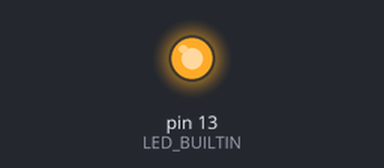
The sketch below on a simulated Arduino Uno, built with avr-gcc and run on an emulated ATmega328P. On the bench: output pins drawn as LEDs (lit = HIGH).

Above: at 0.4 s.
At 8.8 s:
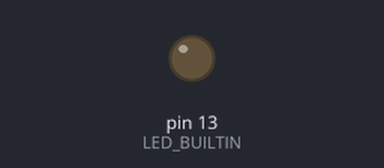
Timing chart, 0 to 13.7 s (numbered marks = the images above):
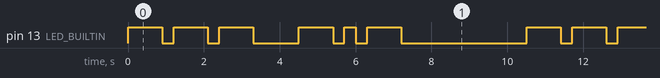

Measured:
- by itself, pin 13 (LED_BUILTIN): repeats every 10.5 s: 2 × (LOW 0.30 s, HIGH 0.90 s), LOW 1.2 s, HIGH 0.90 s, LOW 0.30 s, HIGH 0.30 s, LOW 0.30 s, HIGH 0.90 s, LOW 3.3 s, HIGH 0.90 s
- by itself, everything shown: repeats every 10.5 s, in 12 steps

The sketch:

CodeMorse.ino
```cpp
#include "LettreMorse.h"

Traducteur MOT; // Crée l'objet MOT pour utiliser la fonction outils_traducteur() dans le .ino

Traducteur wait; //Crée l'objet wait pour utiliser la fonction tempo() dans le .ino

void setup()
{
  pinMode(LED_BUILTIN, OUTPUT);
}

void loop()
{
  MOT.outils_traducteur("ok "); // <--- Remplacez par le texte désiré !

  while (wait.tempo(false, 10000))
    ; // On marque une pause avant de répéter la phrase
}
```

LettreMorse.h
```cpp
#include "Arduino.h"

class Traducteur
{

public:
    // Les fonctions en public qui seront utilisées dans les autres fichiers

    void outils_traducteur(String phrase); // Fonction princiaple pour traduire
    bool tempo(bool Etat_LED, int Delta_T); // Fonction qui retourne Vrai ou Faux en fonction du temps écoulé

private:
    // On commence par déclarer nos variables :

    const char taille[1] = "._"; // Ce petit tableau va nous permettre de faire la différence entre . et _
    long Time_0 = 0;    // On va utiliser cette variable pour initialiser le temps

    // Puis nos fonctions :

    void imprimer(int i); // Allume ou non la LED

    // La matrice contenant les données :

    String MatriceTrad[37][2] = {

        {" ",""},  {"a","._"},  {"b","_..."}, {"c","_._."}, {"d","_.."},  {"e","."},  {"f",".._."}, {"g","__."},  {"h","...."}, {"i",".."},
         {"j",".___"}, {"k","_._"},  {"l","._.."}, {"m","__"}, {"n","_."}, {"o","___"},  {"p",".__."},  {"q","__._"},  {"r","._."},  {"s","..."},
         {"t","_"},  {"u",".._"},  {"v","..._"}, {"w",".__"},  {"x","_.._"}, {"y","_.__"}, {"z","__.."}, {"0","_____"}, {"1",".____"},
         {"2","..___"},  {"3","...__"},  {"4","...._"},  {"5","....."},  {"6","_...."},  {"7","__..."},  {"8","___.."},  {"9","____."},
    };
};
```

Traducteur.cpp
```cpp
#include "LettreMorse.h"


// Selon la règle de Samuel Morse :

int unite_ms = 300; // C'est notre repère de temps, 1 unité de temps = 200 ms
int point = 1;      // "."
int trait = 3;      // "_" ici un trait vaut donc 3 unités de temps
int espace = 7;     // " "
int inter_symb= 1; // Entre les points et traits
int inter_cara= 3; // Entre les lettres


// On écrit la fonction qui va traduire :

void Traducteur::outils_traducteur(String phrase)
{

  phrase.toLowerCase();                                 // Evite de rejouter les majuscules dans la matrice (car convertit en minuscule)
  Time_0 = millis();                                    // On photographie la clock comme 0

  for (int cara = 0; cara < phrase.length(); cara++)    // On prend un caractère
  {
    for (int i = 0; i < 37; i++)                        // Puis on prend un élément de la Matrice
    {
      if (phrase[cara] == MatriceTrad[i][0].charAt(0))  // Et on vérifie si le caractère vaut l'élément de la matrice (que le convertie avec .chartAt(index) )
      {
        imprimer(i);                                    // On imprime la lettre avec la LED Arduino et on passe au caractère suivant avec break
        break;
      }
    }
  }
}


// Voici la fontion qui va nous permettre de faire clignoter la LED :

void Traducteur::imprimer(int i)
{

  if (i == 0)                                 // Si la lettre est un espace
  {
    while (tempo(false, espace * unite_ms));  // On attend (LED éteint) le temps d'un espace
  }

  else
  {
    for (int k = 0; k < MatriceTrad[i][1].length(); k++)
    {
      if (MatriceTrad[i][1][k] == taille[0])            // Si la lettre est un point
      {
        while (tempo(true, point * unite_ms));          // On attend (LED allumée) le temps d'un point
        while (tempo(false, inter_symb * unite_ms));    // On attend (LED éteinte) le temps d'un point
      }
      else                                              // Si la lettre est un trait
      {
        while (tempo(true, trait * unite_ms));          // On attend (LED allumée) le temps d'un trait
        while (tempo(false, inter_symb * unite_ms));    // On attend (LED éteinte) le temps d'un point
      }
    }

    while (tempo(false, inter_cara * unite_ms));        // On attend (LED éteinte) entre les lettres
  }
}


// Remplace l'ancien delay() par tempo() :

bool Traducteur::tempo(bool Etat_LED, int Delta_T)
{
  digitalWrite(13, Etat_LED);                 // Eclaire ou non la LED

  if (millis() - Time_0 >= Delta_T)           // Si le temps écoulé est supérieur au délai voulu
  {
    Time_0 = millis();                        // On réinitialise le temps
    return false;                             // et  on retourne Faux
  }

  else
  {
    return true;                              // Sinon on retourne Vrai
  }

}
```
